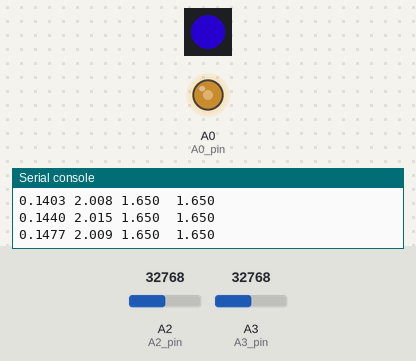
A program run on a simulated CircuitPython board. Parts: 1 RGB LEDs in strip order, left to right, output pins drawn as LEDs (lit = HIGH), the last lines printed to the serial console. The test bench sets the inputs (shaded band); at power-on: A2 (A2_pin) = 32768, A3 (A3_pin) = 32768 (analog values on the 0–65535 scale). Dim RGB values are drawn brighter than linear. At 4.7 s the program ends and the board releases its pins; the recording ends there.

Above: at 0.15 s.
At 2.87 s:
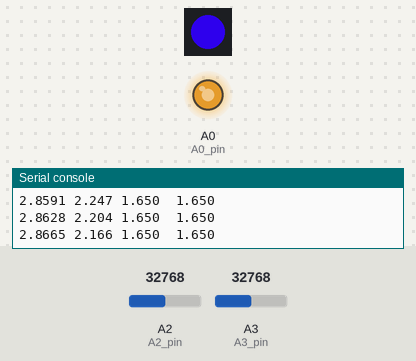
At 4.08 s:
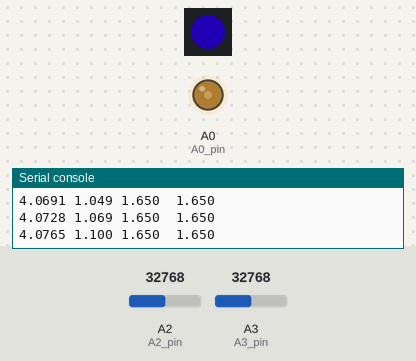
Timing chart, 0 to 4.7 s (numbered marks = the images above):
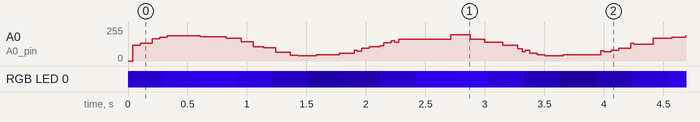

The program:

lab_2.py
```python
' ME473 lab1.py basic example for reading and writing voltages, 9/25/2024'

# to run this code, first copy pyboard.py into the same directory as this file.
# then run this program as follows:
# windows: find which COM port, e.g. COM16, by going to device manager->Ports
#    python pyboard.py --device COM<x> lab1.py
# Mac:
#    python pyboard.py --device /dev/tty.usbmodem* lab1.py
# Linux: (if this won't work and you're running linux, figure it out yourself)
#    python pyboard.py --device /dev/ttyUSB2 lab1.py


import time, board
import math # example usage: math.sin(x), math.sqrt(x), math.pi
from analogio import AnalogOut, AnalogIn
import adafruit_dotstar                     # driver for color LED

###################################################
# hardware configuration and helper functions
Vfs = 3.3                                   # volts, the full-scale output range
A0_pin = AnalogOut(board.A0)                # configure pin for output
A1_pin = AnalogOut(board.A1)                # configure pin for output
A2_pin = AnalogIn(board.A2)                 # configure pin for input
A3_pin = AnalogIn(board.A3)                 # configure pin for input
led = adafruit_dotstar.DotStar(board.APA102_SCK, board.APA102_MOSI, 1)

def get_voltage(pin):
    return pin.value / 65536 * Vfs

def set_voltage(pin, voltage):
    pin.value = int(voltage/Vfs * 65535)  # pin.value must be an int
    return voltage


###################################################
# parameters
wb = 9.133
a = 10**(1)
w1 = 3
w2 = 100
Tfinal = 0.5 + (4*math.pi)/(w1)                                  # [s] length of time to run
Ts = 0.005                                    # [s] *approximate* sample period
###################################################
# run the experiment!
t0_ns = time.monotonic_ns() # [ns] time measured in nanoseconds
while True: # infinite loop until break statement
    t = (time.monotonic_ns() - t0_ns) * 10**-9

    # check if it's time to stop; break out of infinite loop if it is
    if t > Tfinal: break

    # send out voltage
    V_A0 = math.sin(w1*t) + 0.1*math.sin(w2*t) + 1.5 # Sinusoidal output voltage amplitude = 1
    A0_V = set_voltage(A0_pin, V_A0)

    # read voltage
    A2_V = get_voltage(A2_pin)
    A3_V = get_voltage(A3_pin)

    # set LED brightness proportional to output voltage
    led[0] = (int(A0_V/Vfs * 50), 0, int(A0_V/Vfs * 255))

    print('%2.4f %1.3f %1.3f  %1.3f'%(t, A0_V, A2_V, A3_V))

    time.sleep(Ts - 0.002)
```

Measured:
- by itself, RGB LED 0: off → RGB(22, 0, 116) at 0.00 s, → RGB(33, 0, 168) 0.30 s later, → RGB(36, 0, 187) 0.30 s later, → RGB(30, 0, 153) 0.30 s later, … (16 changes in this stretch)
